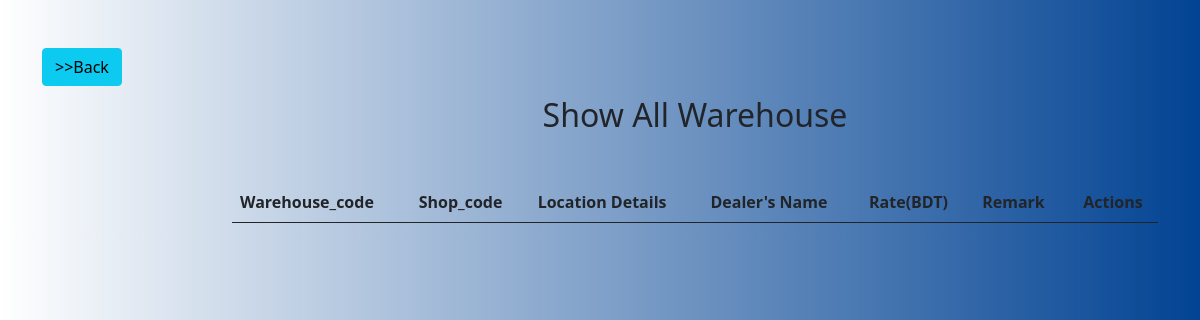
Page /show_all_warehouse.php (signed in) on the earlier database version.
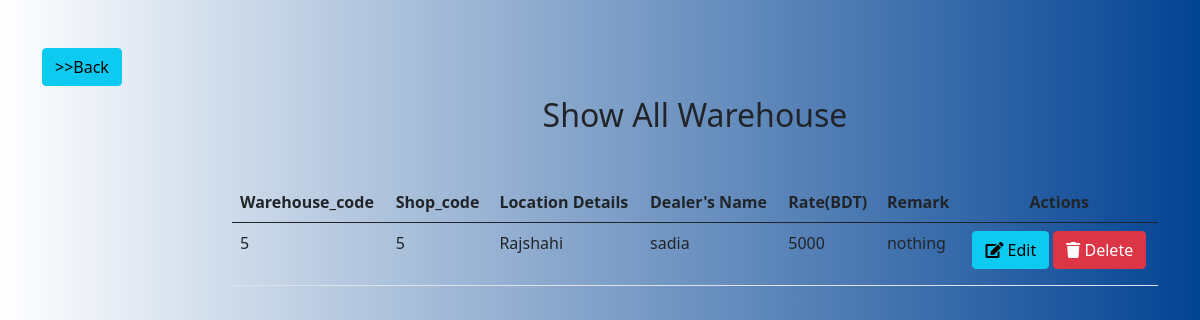
Same page on the later database version.
### tables this page shows
CREATE TABLE `warehouse` (
  `warehouse_code` int(11) NOT NULL,
  `uid` int(11) NOT NULL,
  `shop_code` int(11) NOT NULL,
  `location` varchar(50) NOT NULL,
  `dealer_name` varchar(40) NOT NULL,
  `rate` int(11) NOT NULL,
  `remark` varchar(255) NOT NULL
);

### show_all_warehouse.php (the view, shortened to what this page needs)
<?php
include("includes/db.php");
$uid= $_SESSION['userid'];
$sql="SELECT * FROM warehouse where uid='$uid'";
$result=mysqli_query($conn,$sql);
?>
<!DOCTYPE HTML>
<html>
<head>
    <link rel="stylesheet" href="https://cdnjs.cloudflare.com/ajax/libs/font-awesome/5.15.3/css/all.min.css" />
    <link href="https://cdn.jsdelivr.net/npm/bootstrap@5.0.0-beta2/dist/css/bootstrap.min.css" rel="stylesheet">
</head>
<body style="background-image: linear-gradient(to right, rgba(255,0,0,0), rgb(2 67 147));">
    <div class="container">
      <div class="row">
        <div class="col-lg-2 mt-5">
          <a href="Add_warehouse.php" class="btn btn-info">>>Back</a>
        </div>
      <div class="col-lg-10 mt-5">
        <h2 class="text-center mt-5">Show All Warehouse</h2>
            <table class="table mt-5">
            <thead>
              <th>Warehouse_code</th>
              <th>Shop_code</th>
              <th>Location Details</th>
              <th>Dealer's Name</th>
              <th>Rate(BDT)</th>
              <th>Remark</th>
              <th class="text-center">Actions</th>
            </thead>
            <tbody>
                <?php
                 while($row=mysqli_fetch_assoc($result))
                 {?>
              <tr>
                <td><?php echo $row['warehouse_code']?></td>
                <td><?php echo $row['shop_code']?></td>
                <td><?php echo $row['location']?></td>
                <td><?php echo $row['dealer_name']?></td>
                <td><?php echo $row['rate']?></td>
                <td><?php echo $row['remark']?></td>
                <td class="text-center">
                  <a class="btn btn-info mb-2" href="edit_warehouse.php?id=<?php echo $row['warehouse_code'];?>"><i class="fa fa-edit"></i> Edit</a>
                  <a class="btn btn-danger mb-2" onclick="return confirm('Are you sure?')" href="delete_warehouse.php?id=<?php echo $row['warehouse_code'];?>"><i class="fa fa-trash"></i> Delete</a>
                </td>
              </tr>
                <?php  }
                ?>
            </tbody>
          </table>
        </div>
      </div>
    </div>
</body>
</html>

Differences in the rows shown:
added warehouse: warehouse_code "5", shop_code "5", location "Rajshahi", dealer_name "sadia", rate "5000", remark "nothing"
